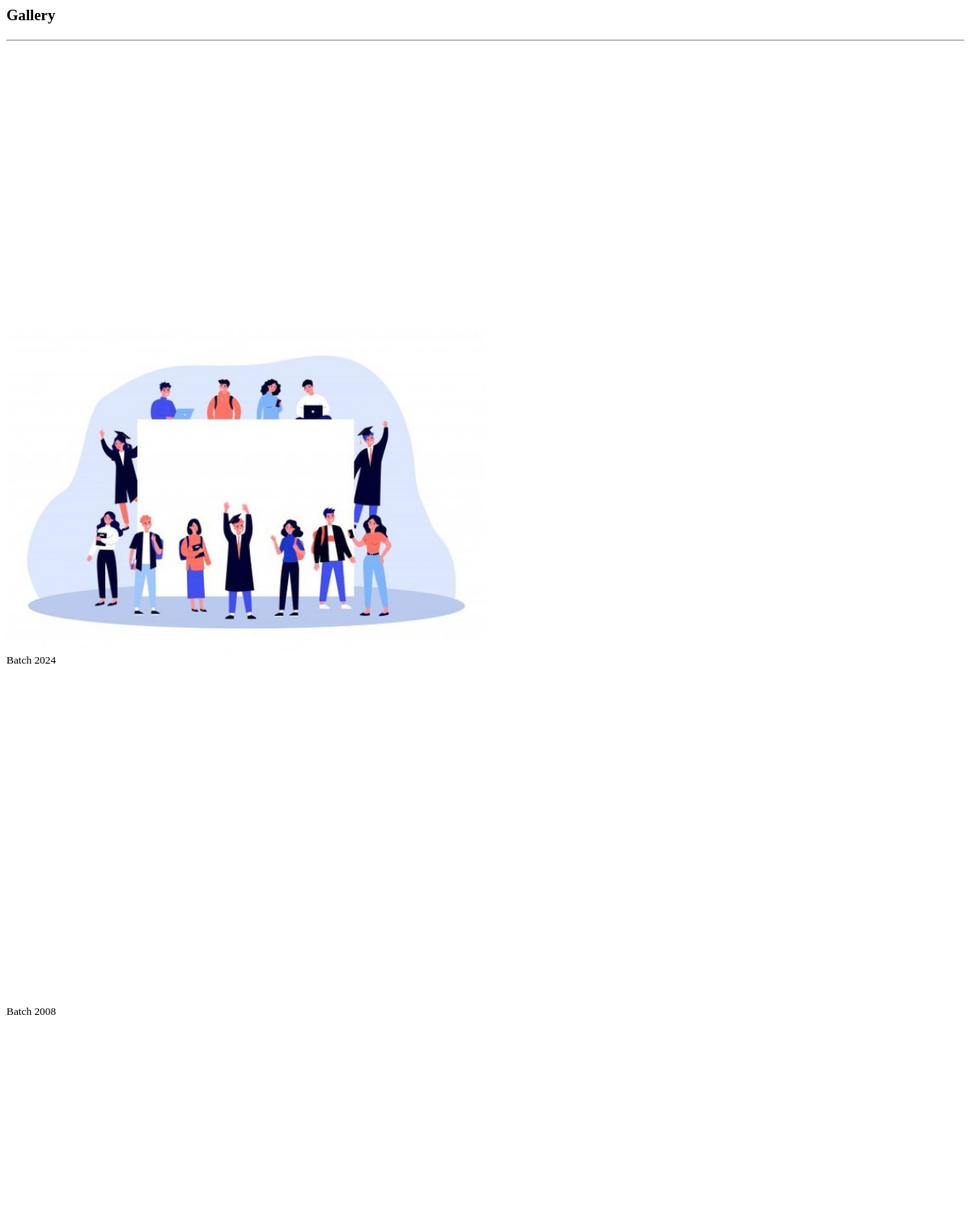
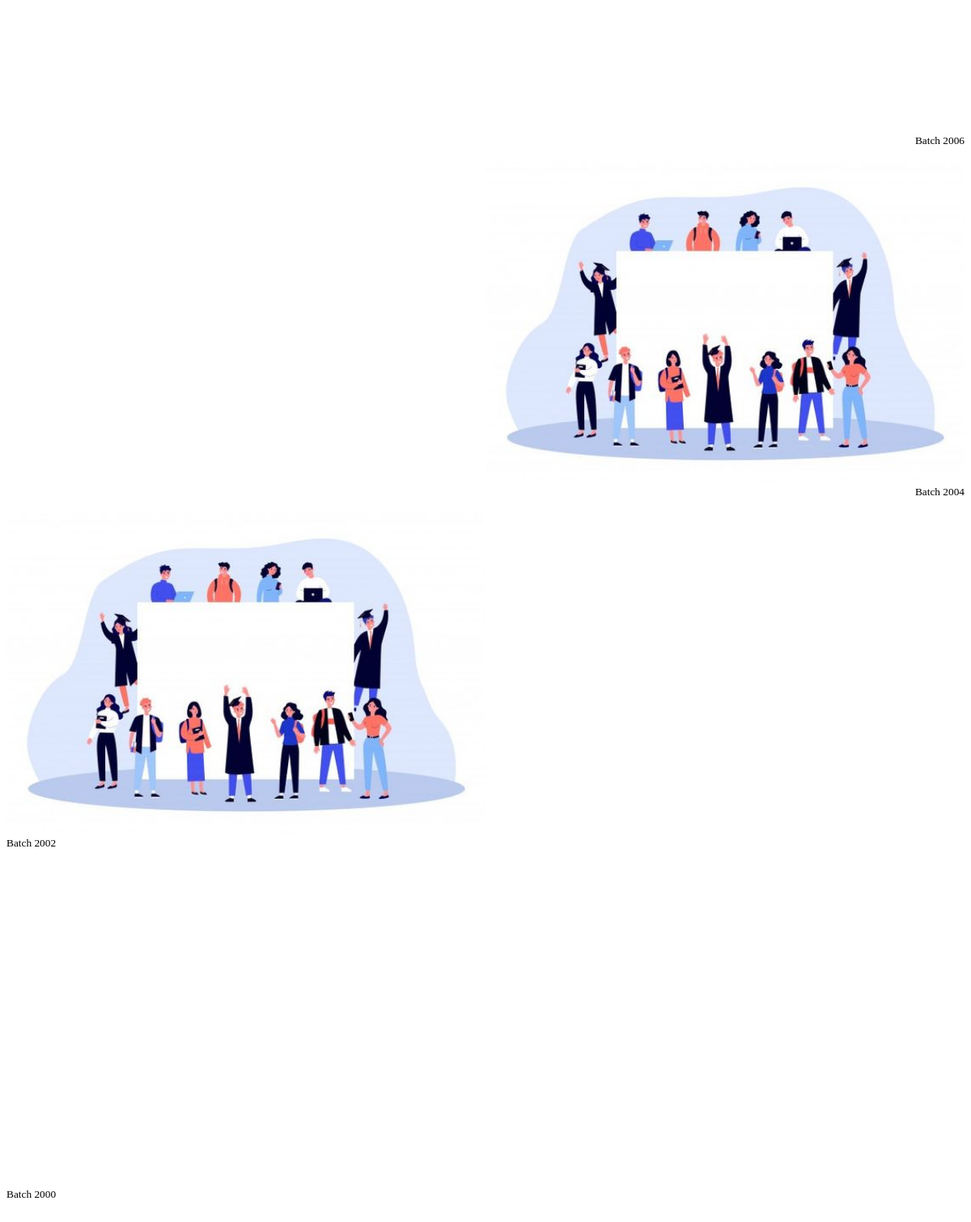
The app's page /alumni/gallery.php with its own data (2 pictures, top to bottom).
### tables this page shows
CREATE TABLE `gallery` (
  `id` int(30) NOT NULL,
  `about` text NOT NULL,
  `created` datetime NOT NULL DEFAULT current_timestamp()
);

### alumni/gallery.php (the view, shortened to what this page needs)
<?php
include 'admin/db_connect.php';
?>
        <header class="masthead">
            <div class="container-fluid h-100">
                <div class="row h-100 align-items-center justify-content-center text-center">
                    <div class="col-lg-8 align-self-end mb-4 page-title">
                        <h3 class="text-white">Gallery</h3>
                        <hr class="divider my-4" />
                    </div>
                </div>
            </div>
        </header>
            <div class="container-fluid mt-3 pt-2">
                <div class="row-items">
                <div class="col-lg-12">
                    <div class="row">
                <?php
                $rtl ='rtl';
                $ci= 0;
                $img = array();
                $fpath = 'admin/assets/uploads/gallery';
                $files= is_dir($fpath) ? scandir($fpath) : array();
                foreach($files as $val){
                    if(!in_array($val, array('.','..'))){
                        $n = explode('_',$val);
                        $img[$n[0]] = $val;
                    }
                }
                $gallery = $conn->query("SELECT * from gallery order by id desc");
                while($row = $gallery->fetch_assoc()):
                    $ci++;
                    if($ci < 3){
                        $rtl = '';
                    }else{
                        $rtl = 'rtl';
                    }
                    if($ci == 4){
                        $ci = 0;
                    }
                ?>
                <div class="col-md-6">
                <div class="card gallery-list <?php echo $rtl ?>" data-id="<?php echo $row['id'] ?>">
                        <div class="gallery-img" card-img-top>
                            <img src="<?php echo isset($img[$row['id']]) && is_file($fpath.'/'.$img[$row['id']]) ? $fpath.'/'.$img[$row['id']] :'' ?>" alt="">
                        </div>
                    <div class="card-body">
                        <div class="row align-items-center justify-content-center text-center h-100">
                            <div class="">
                                <div>
                                <span class="truncate" style="font-size: inherit;"><small><?php echo ucwords($row['about']) ?></small></span>
                                    <br>
                                </div>
                            </div>
                        </div>
                    </div>
                </div>
                <br>
                </div>
                <?php endwhile; ?>
                </div>
                </div>
                </div>
            </div>

### alumni/gallery.php (style rules this page uses)
.gallery-list { cursor: pointer; border: unset; flex-direction: inherit; }
.gallery-img,.gallery-list .card-body { width: calc(50%) }
.gallery-img img { border-radius: 5px; min-height: 50vh; max-width: calc(100%); }
header.masthead,header.masthead:before { min-height: 50vh !important; height: 50vh !important }
.row-items { position: relative; }
.rtl { direction: rtl ; }
.masthead { min-height: 23vh !important; height: 23vh !important; }
.masthead:before { min-height: 23vh !important; height: 23vh !important; }

### records on screen
gallery: about "Batch 2024"
gallery: about "Batch 2008"
gallery: about "Batch 2006"
gallery: about "Batch 2004"
gallery: about "Batch 2002"
gallery: about "Batch 2000"
